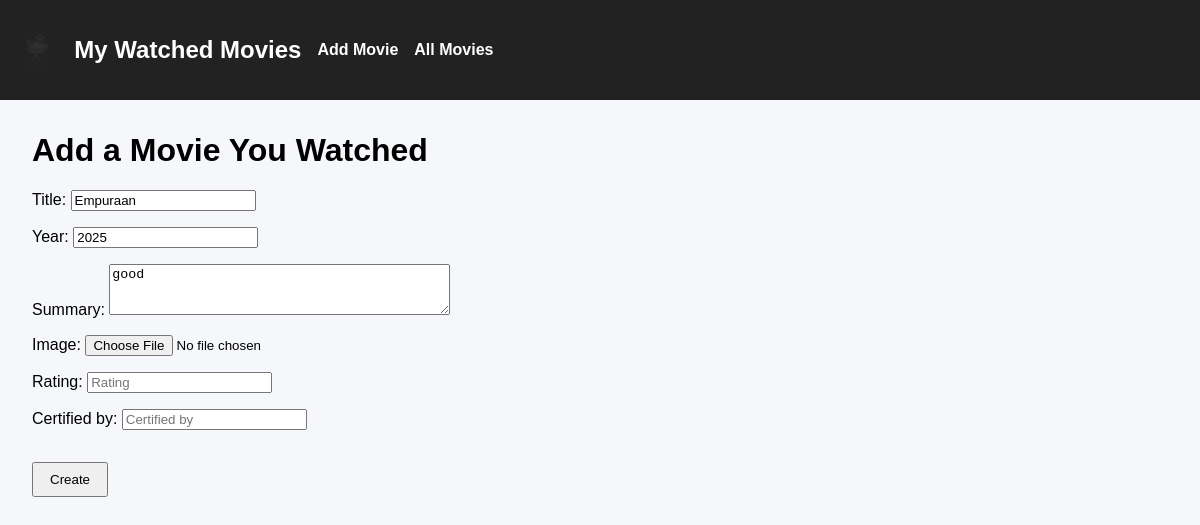
Screenshot of /edit/1 with the database file from the repository.
### movies/models.py (models this page shows)
class Movie_info(models.Model):
    title = models.CharField(max_length=25)
    year = models.IntegerField()
    summary = models.TextField()
    image = models.ImageField(upload_to='uploads/' , null=True , blank=True)
    censor_details = models.OneToOneField(CensorInfo , on_delete=models.CASCADE , null=True , blank=True)

### movies/views.py (the view, shortened to what this page needs)
# urls.py: path("edit/<pk>", views.edit , name="edit"),
def edit(req,pk):
    movi = Movie_info.objects.get(id=pk)
    form = MovieForm(instance=movi)
    censor_form = CensorForm(instance=movi.censor_details)
    return render(req, 'create.html', {"form":form, "censor_form":censor_form})

### movies/forms.py
class MovieForm(ModelForm):
    class Meta:
        model = Movie_info
        fields = ["title" , "year" , "summary" , "image"]
        widgets = {
            'title': forms.TextInput(attrs={
                'placeholder': 'Enter movie title',
                'class': 'form-input',
            }),
            'year': forms.NumberInput(attrs={
                'placeholder': 'Year',
                'class': 'form-input',
            }),
            'summary': forms.Textarea(attrs={
                'rows': 3,
                'placeholder': 'Brief summary',
                'class': 'form-input',
            }),
        }

class CensorForm(ModelForm):
    class Meta:
        model = CensorInfo
        fields = "__all__"
        widgets = {
            'rating': forms.TextInput(attrs={'placeholder': 'Rating'}),
            'certified_by': forms.TextInput(attrs={'placeholder': 'Certified by'}),
        }

### templates/create.html
{% extends "home_layout.html" %} {% block content %}
<h1>Add a Movie You Watched</h1>
<form method="post" enctype="multipart/form-data" style="max-width: 500px">
  {% csrf_token %} {{ form.as_p }} {{ censor_form.as_p }}
  <button type="submit" style="padding: 0.5rem 1rem; margin-top: 1rem">
    Create
  </button>
</form>
{% endblock %}

### templates/home_layout.html (style rules this page uses)
body { font-family: Arial, sans-serif; background-color: #f5f7fa; margin: 0; padding: 0; }
h1 { margin-top: 0; }

### rows the page displays
Movie_info: title "Empuraan", year "2025", summary "good"
